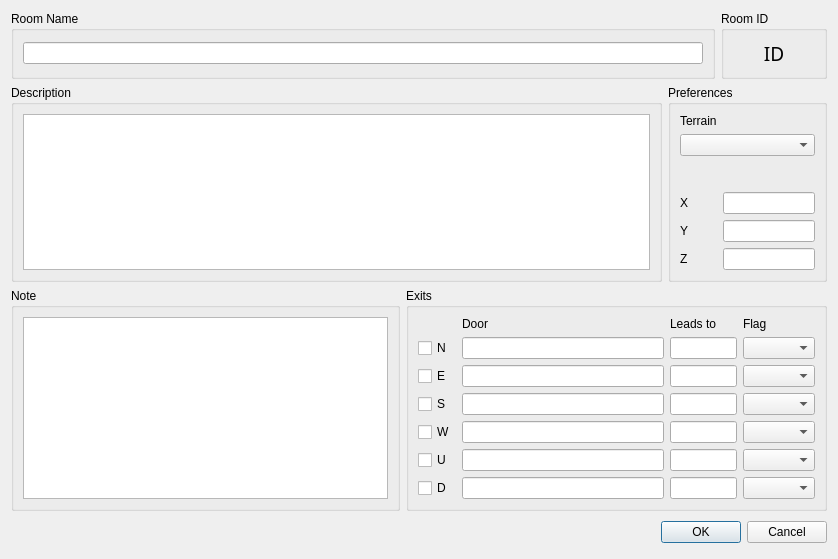
<ui version="4.0" >
 <class>roomedit_dialog</class>
 <widget class="QDialog" name="roomedit_dialog" >
  <property name="geometry" >
   <rect>
    <x>0</x>
    <y>0</y>
    <width>838</width>
    <height>559</height>
   </rect>
  </property>
  <property name="sizePolicy" >
   <sizepolicy vsizetype="Expanding" hsizetype="Expanding" >
    <horstretch>0</horstretch>
    <verstretch>0</verstretch>
   </sizepolicy>
  </property>
  <property name="minimumSize" >
   <size>
    <width>838</width>
    <height>559</height>
   </size>
  </property>
  <property name="maximumSize" >
   <size>
    <width>16000</width>
    <height>16000</height>
   </size>
  </property>
  <property name="windowTitle" >
   <string>Room Information Editor</string>
  </property>
  <layout class="QVBoxLayout" >
   <item>
    <layout class="QHBoxLayout" >
     <item>
      <widget class="QGroupBox" name="groupBox_3" >
       <property name="sizePolicy" >
        <sizepolicy vsizetype="Preferred" hsizetype="Preferred" >
         <horstretch>20</horstretch>
         <verstretch>0</verstretch>
        </sizepolicy>
       </property>
       <property name="title" >
        <string>Room Name</string>
       </property>
       <layout class="QGridLayout" >
        <item row="0" column="0" >
         <widget class="QLineEdit" name="lineEdit_name" />
        </item>
       </layout>
      </widget>
     </item>
     <item>
      <widget class="QGroupBox" name="groupBox_5" >
       <property name="sizePolicy" >
        <sizepolicy vsizetype="Preferred" hsizetype="Preferred" >
         <horstretch>3</horstretch>
         <verstretch>0</verstretch>
        </sizepolicy>
       </property>
       <property name="title" >
        <string>Room ID</string>
       </property>
       <layout class="QGridLayout" >
        <item row="0" column="0" >
         <widget class="QLabel" name="label_roomid" >
          <property name="font" >
           <font>
            <family>Sans Serif</family>
            <pointsize>14</pointsize>
            <weight>50</weight>
            <italic>false</italic>
            <bold>false</bold>
            <underline>false</underline>
            <strikeout>false</strikeout>
           </font>
          </property>
          <property name="text" >
           <string>ID</string>
          </property>
          <property name="alignment" >
           <set>Qt::AlignHCenter</set>
          </property>
         </widget>
        </item>
       </layout>
      </widget>
     </item>
    </layout>
   </item>
   <item>
    <layout class="QHBoxLayout" >
     <item>
      <widget class="QGroupBox" name="groupBox_2" >
       <property name="sizePolicy" >
        <sizepolicy vsizetype="Preferred" hsizetype="Preferred" >
         <horstretch>41</horstretch>
         <verstretch>0</verstretch>
        </sizepolicy>
       </property>
       <property name="title" >
        <string>Description</string>
       </property>
       <layout class="QGridLayout" >
        <item row="0" column="0" >
         <widget class="QTextEdit" name="textEdit_desc" >
          <property name="sizePolicy" >
           <sizepolicy vsizetype="Expanding" hsizetype="Expanding" >
            <horstretch>10</horstretch>
            <verstretch>0</verstretch>
           </sizepolicy>
          </property>
         </widget>
        </item>
       </layout>
      </widget>
     </item>
     <item>
      <widget class="QGroupBox" name="groupBox_4" >
       <property name="sizePolicy" >
        <sizepolicy vsizetype="Preferred" hsizetype="Preferred" >
         <horstretch>10</horstretch>
         <verstretch>0</verstretch>
        </sizepolicy>
       </property>
       <property name="title" >
        <string>Preferences</string>
       </property>
       <layout class="QGridLayout" >
        <item row="0" column="0" >
         <widget class="QLabel" name="label_2_2" >
          <property name="text" >
           <string>Terrain</string>
          </property>
         </widget>
        </item>
        <item row="1" column="0" colspan="2" >
         <widget class="QComboBox" name="comboBox_terrain" />
        </item>
        <item row="2" column="0" >
         <spacer>
          <property name="orientation" >
           <enum>Qt::Vertical</enum>
          </property>
          <property name="sizeHint" >
           <size>
            <width>20</width>
            <height>40</height>
           </size>
          </property>
         </spacer>
        </item>
        <item row="3" column="0" >
         <widget class="QLabel" name="label_15_2" >
          <property name="text" >
           <string>X</string>
          </property>
         </widget>
        </item>
        <item row="3" column="1" >
         <widget class="QLineEdit" name="lineEdit_coordx" />
        </item>
        <item row="4" column="0" >
         <widget class="QLabel" name="label_17_2" >
          <property name="text" >
           <string>Y</string>
          </property>
         </widget>
        </item>
        <item row="4" column="1" >
         <widget class="QLineEdit" name="lineEdit_coordy" />
        </item>
        <item row="5" column="0" >
         <widget class="QLabel" name="label_16_2" >
          <property name="text" >
           <string>Z</string>
          </property>
         </widget>
        </item>
        <item row="5" column="1" >
         <widget class="QLineEdit" name="lineEdit_coordz" />
        </item>
       </layout>
      </widget>
     </item>
    </layout>
   </item>
   <item>
    <layout class="QHBoxLayout" >
     <item>
      <widget class="QGroupBox" name="groupBox" >
       <property name="sizePolicy" >
        <sizepolicy vsizetype="Preferred" hsizetype="Preferred" >
         <horstretch>12</horstretch>
         <verstretch>0</verstretch>
        </sizepolicy>
       </property>
       <property name="title" >
        <string>Note</string>
       </property>
       <layout class="QGridLayout" >
        <item row="0" column="0" >
         <widget class="QTextEdit" name="textEdit_note" >
          <property name="sizePolicy" >
           <sizepolicy vsizetype="Expanding" hsizetype="Expanding" >
            <horstretch>1</horstretch>
            <verstretch>0</verstretch>
           </sizepolicy>
          </property>
         </widget>
        </item>
       </layout>
      </widget>
     </item>
     <item>
      <widget class="QGroupBox" name="groupBox_3_2" >
       <property name="sizePolicy" >
        <sizepolicy vsizetype="Preferred" hsizetype="Preferred" >
         <horstretch>13</horstretch>
         <verstretch>0</verstretch>
        </sizepolicy>
       </property>
       <property name="title" >
        <string>Exits</string>
       </property>
       <layout class="QGridLayout" >
        <item row="0" column="1" >
         <widget class="QLabel" name="label" >
          <property name="text" >
           <string>Door</string>
          </property>
         </widget>
        </item>
        <item row="0" column="2" >
         <widget class="QLabel" name="label_3" >
          <property name="text" >
           <string>Leads to</string>
          </property>
         </widget>
        </item>
        <item row="0" column="3" >
         <widget class="QLabel" name="label_4" >
          <property name="text" >
           <string>Flag</string>
          </property>
         </widget>
        </item>
        <item row="1" column="0" >
         <widget class="QCheckBox" name="checkBox_N" >
          <property name="text" >
           <string>N</string>
          </property>
         </widget>
        </item>
        <item row="1" column="1" >
         <widget class="QLineEdit" name="lineEdit_doornorth" >
          <property name="enabled" >
           <bool>true</bool>
          </property>
          <property name="sizePolicy" >
           <sizepolicy vsizetype="Fixed" hsizetype="Expanding" >
            <horstretch>3</horstretch>
            <verstretch>0</verstretch>
           </sizepolicy>
          </property>
         </widget>
        </item>
        <item row="1" column="2" >
         <widget class="QLineEdit" name="lineEdit_leadN" >
          <property name="sizePolicy" >
           <sizepolicy vsizetype="Fixed" hsizetype="Expanding" >
            <horstretch>1</horstretch>
            <verstretch>0</verstretch>
           </sizepolicy>
          </property>
         </widget>
        </item>
        <item row="1" column="3" >
         <widget class="QComboBox" name="comboBox_N" />
        </item>
        <item row="2" column="0" >
         <widget class="QCheckBox" name="checkBox_E" >
          <property name="text" >
           <string>E</string>
          </property>
         </widget>
        </item>
        <item row="2" column="1" >
         <widget class="QLineEdit" name="lineEdit_dooreast" >
          <property name="sizePolicy" >
           <sizepolicy vsizetype="Fixed" hsizetype="Expanding" >
            <horstretch>2</horstretch>
            <verstretch>0</verstretch>
           </sizepolicy>
          </property>
         </widget>
        </item>
        <item row="2" column="2" >
         <widget class="QLineEdit" name="lineEdit_leadE" />
        </item>
        <item row="2" column="3" >
         <widget class="QComboBox" name="comboBox_E" />
        </item>
        <item row="3" column="0" >
         <widget class="QCheckBox" name="checkBox_S" >
          <property name="text" >
           <string>S</string>
          </property>
         </widget>
        </item>
        <item row="3" column="1" >
         <widget class="QLineEdit" name="lineEdit_doorsouth" >
          <property name="sizePolicy" >
           <sizepolicy vsizetype="Fixed" hsizetype="Expanding" >
            <horstretch>2</horstretch>
            <verstretch>0</verstretch>
           </sizepolicy>
          </property>
         </widget>
        </item>
        <item row="3" column="2" >
         <widget class="QLineEdit" name="lineEdit_leadS" />
        </item>
        <item row="3" column="3" >
         <widget class="QComboBox" name="comboBox_S" />
        </item>
        <item row="4" column="0" >
         <widget class="QCheckBox" name="checkBox_W" >
          <property name="text" >
           <string>W</string>
          </property>
         </widget>
        </item>
        <item row="4" column="1" >
         <widget class="QLineEdit" name="lineEdit_doorwest" >
          <property name="sizePolicy" >
           <sizepolicy vsizetype="Fixed" hsizetype="Expanding" >
            <horstretch>2</horstretch>
            <verstretch>0</verstretch>
           </sizepolicy>
          </property>
         </widget>
        </item>
        <item row="4" column="2" >
         <widget class="QLineEdit" name="lineEdit_leadW" />
        </item>
        <item row="4" column="3" >
         <widget class="QComboBox" name="comboBox_W" />
        </item>
        <item row="5" column="0" >
         <widget class="QCheckBox" name="checkBox_U" >
          <property name="text" >
           <string>U</string>
          </property>
         </widget>
        </item>
        <item row="5" column="1" >
         <widget class="QLineEdit" name="lineEdit_doorup" >
          <property name="sizePolicy" >
           <sizepolicy vsizetype="Fixed" hsizetype="Expanding" >
            <horstretch>2</horstretch>
            <verstretch>0</verstretch>
           </sizepolicy>
          </property>
         </widget>
        </item>
        <item row="5" column="2" >
         <widget class="QLineEdit" name="lineEdit_leadU" />
        </item>
        <item row="5" column="3" >
         <widget class="QComboBox" name="comboBox_U" />
        </item>
        <item row="6" column="0" >
         <widget class="QCheckBox" name="checkBox_D" >
          <property name="text" >
           <string>D</string>
          </property>
         </widget>
        </item>
        <item row="6" column="1" >
         <widget class="QLineEdit" name="lineEdit_doordown" >
          <property name="sizePolicy" >
           <sizepolicy vsizetype="Fixed" hsizetype="Expanding" >
            <horstretch>2</horstretch>
            <verstretch>0</verstretch>
           </sizepolicy>
          </property>
         </widget>
        </item>
        <item row="6" column="2" >
         <widget class="QLineEdit" name="lineEdit_leadD" />
        </item>
        <item row="6" column="3" >
         <widget class="QComboBox" name="comboBox_D" />
        </item>
       </layout>
      </widget>
     </item>
    </layout>
   </item>
   <item>
    <layout class="QHBoxLayout" >
     <item>
      <spacer>
       <property name="orientation" >
        <enum>Qt::Horizontal</enum>
       </property>
       <property name="sizeHint" >
        <size>
         <width>131</width>
         <height>31</height>
        </size>
       </property>
      </spacer>
     </item>
     <item>
      <widget class="QPushButton" name="okButton" >
       <property name="text" >
        <string>OK</string>
       </property>
      </widget>
     </item>
     <item>
      <widget class="QPushButton" name="cancelButton" >
       <property name="text" >
        <string>Cancel</string>
       </property>
      </widget>
     </item>
    </layout>
   </item>
  </layout>
 </widget>
 <resources/>
 <connections>
  <connection>
   <sender>okButton</sender>
   <signal>clicked()</signal>
   <receiver>roomedit_dialog</receiver>
   <slot>accept()</slot>
   <hints>
    <hint type="sourcelabel" >
     <x>278</x>
     <y>253</y>
    </hint>
    <hint type="destinationlabel" >
     <x>96</x>
     <y>254</y>
    </hint>
   </hints>
  </connection>
  <connection>
   <sender>cancelButton</sender>
   <signal>clicked()</signal>
   <receiver>roomedit_dialog</receiver>
   <slot>reject()</slot>
   <hints>
    <hint type="sourcelabel" >
     <x>369</x>
     <y>253</y>
    </hint>
    <hint type="destinationlabel" >
     <x>179</x>
     <y>282</y>
    </hint>
   </hints>
  </connection>
 </connections>
</ui>
